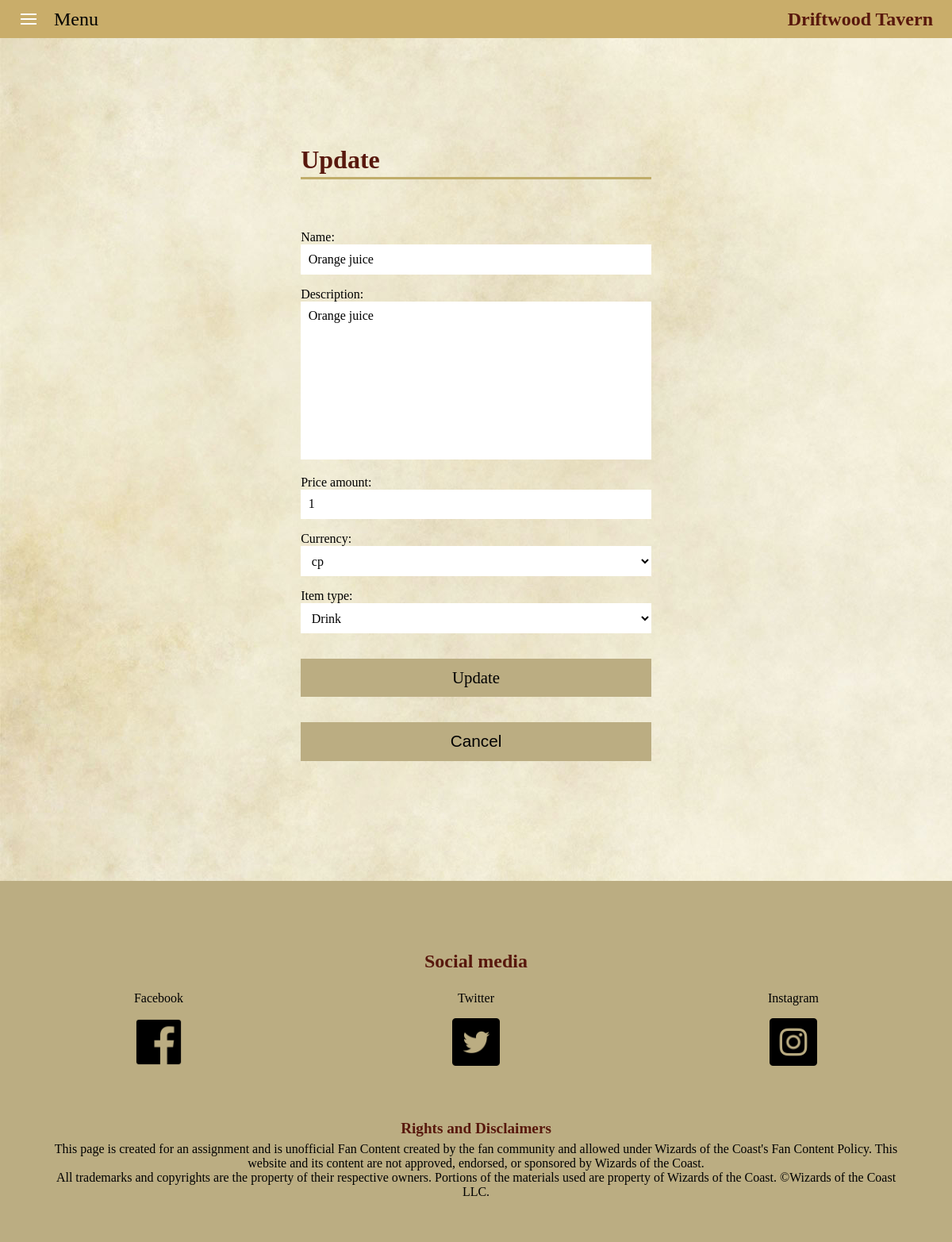
/menu/5/update/, run on the app's committed database.
### app_menu/models.py (models this page shows, shortened)
class Menu(Model):
    TYPE_CHOICES = [
        ('food', 'Food'),
        ('drink', 'Drink'),
    ]
    CURRENCY_CHOICES = [
        ("cp", "cp"),
        ("sp", "sp"),
        ("ep", "ep"),
        ("gp", "gp"),
        ("pp", "pp"),
    ]
    name = models.CharField(
        max_length=255,
        blank=False,
        null=False,
        validators=[MaxLengthValidator(255, message="Max 255 characters.")]
        )
    description = models.TextField(
        blank=False,
        null=False,
        validators=[MaxLengthValidator(255, message="Max 255 characters.")]
        )
    price_amount = models.PositiveIntegerField(
        null=False,
        blank=False,
        validators=[MinValueValidator(1, message="Must be greater than 0.")]
        )
    currency = models.CharField(max_length=10, choices=CURRENCY_CHOICES)
    item_type = models.CharField(max_length=10, choices=TYPE_CHOICES)
    class Meta:
        db_table = "dwt_menu_items"
        verbose_name_plural = "Menu Items"

### app_menu/views.py (the view)
# urls.py: path("<int:pk>/update/", MenuUpdateView.as_view(), name="update"),
class MenuUpdateView(MenuBaseView,UpdateView):
    template_name = "menu_create.html"
    extra_context = {
        "current_page": "Update"
    }

### app_menu/templates/menu_create.html (shortened to what this page needs)
{% extends 'base.html' %}
{% load static %}
{% block content %}
<main>
    <section class="app-menu app-menu-container">
        <div class="app-menu-create">
            <h1>{{current_page}}</h1>
            <form method="post" class="app-menu-form">
                {{ form.as_div }}
                <input type="submit" value="{{ current_page }}" />
            </form>
            <a href="{% url 'menu:all' %}"><button class="cancel-button">Cancel</button></a>
        </div>
    </section>
</main>
{% endblock %}

### static/css/main.style.css (style rules this page uses)
main { flex: 1; }
label { font-size: clamp(0.9em, 2vw, 1em); transform: translateY(10px); transition: transform 0.5s, color 0.3s; font-family: var(--fontForm); }

### app_menu/static/css/app.style.css (style rules this page uses)
.app-menu { margin: 2em 1em; animation: show 1.5s ease-in-out; }
.app-menu-container { display: flex; flex-direction: column; align-items: center; }
.app-menu h1 { border-bottom: 3px solid var(--colorHeaderUnderline); padding-bottom: 0.1em; margin-bottom: 0.25em; font-size: clamp(1.5em, 5vw, 2em); position: relative; margin-bottom: 1em; }
.app-menu a { text-decoration: none; color: black; }
.app-menu-create, .app-menu-delete, .app-menu-detail { margin-bottom: 1em; padding: 5%; width: 85svw; }
.app-menu-form { padding-top: 1em; }
.app-menu-form input { width: 100%; font-size: clamp(0.7em, 2vw, 1em); padding: 0.6em 0.6em; border: none; outline: none; background: none; background-color: #fff; resize: none; font-family: var(--fontForm); }
.app-menu-form div { margin-top: 1em; position: relative; }
.app-menu-form label { font-size: clamp(0.9em, 2vw, 1em); transform: translateY(10px); transition: transform 0.5s, color 0.3s; font-family: var(--fontForm); }
.app-menu-form input[type="text"], .app-menu-form textarea, .app-menu-form select { width: 100%; font-size: clamp(0.7em, 2vw, 1em); padding: 0.6em 0.6em; border: none; outline: none; background: none; background-color: #fff; resize: none; font-family: var(--fontForm); }
.app-menu-form input[type="submit"], .app-menu-delete input[type="submit"], .cancel-button, .back-button { cursor: pointer; width: 100%; background-color: var(--colorSendButton); font-size: 1.3em; padding: 0.6em; border: none; margin-top: 1.5em; }
@media screen and (min-width: 1080px) { .app-menu { height: max-content; display: flex; flex-direction: column; margin: 5em 3em; } }
@media screen and (min-width: 1080px) { .app-menu-create, .app-menu-delete, .app-menu-detail { width: 50%; } }
@media screen and (min-width: 1080px) { .app-menu-form { flex-direction: row; flex-wrap: wrap; justify-content: space-between; } }
@media screen and (min-width: 1080px) { .app-menu-form input { margin-bottom: 0; } }

### static/css/general.style.css (style rules this page uses)
:root { --colorBackground: #EEE5CE; --colorBackgroundFooter: #BBAD82; --colorBackgroundHeader: #C9AD6A; --colorBackgoundItemsTable: #d2e6c8; --colorBackgroundLogo: #766649; --colorErrorMessage : #9C2B1B; --colorHeaderUnderline: #C0AD6A; --colorHeaderText: #58180D; --colorSendButton: #BBAD82; --colorSendButtonHover: #d2e6c8; --fontErrorMessage: "Scaly Sans"; --fontForm: "Scaly Sans"; --fontFooter: "Scaly Sans"; --fontHeaderText: "Mr Eaves Small Caps"; --fontItemsTableHeader: "Scaly Sans Bold"; --fontItemsBody: "Scaly Sans"; --fontMenu: "Scaly Sans Caps"; --fontParagraph: "Booksanity"; --imageBackgroundText: url("../media/images/background.jpg"); }
*, html { margin: 0; padding: 0; scroll-behavior: smooth; box-sizing: border-box; }
body { background-color: var(--colorBackground); background-image: var(--imageBackgroundText); display: flex; flex-direction: column; }
h1, h2, h3, h4 { color: var(--colorHeaderText); font-family: var(--fontHeaderText); }

### app_menu/static/css/app.general.style.css (style rules this page uses)
:root { --colorBackground: #EEE5CE; --colorBackgroundFooter: #BBAD82; --colorBackgroundHeader: #C9AD6A; --colorBackgoundItemsTable: #d2e6c8; --colorBackgroundLogo: #766649; --colorCancelButton: #9C2B1B; --colorErrorMessage: #9C2B1B; --colorHeaderUnderline: #C0AD6A; --colorHeaderText: #58180D; --colorSendButton: #BBAD82; --colorSendButtonHover: #d2e6c8; --fontErrorMessage: "Scaly Sans"; --fontForm: "Scaly Sans"; --fontFooter: "Scaly Sans"; --fontHeaderText: "Mr Eaves Small Caps"; --fontItemsTableHeader: "Scaly Sans Bold"; --fontItemsBody: "Scaly Sans"; --fontMenu: "Scaly Sans Caps"; --fontParagraph: "Booksanity"; --imageBackgroundText: url("../media/images/background.jpg"); }
*, html { margin: 0; padding: 0; scroll-behavior: smooth; box-sizing: border-box; }
body { background-color: var(--colorBackground); background-image: var(--imageBackgroundText); display: flex; flex-direction: column; }
h1, h2, h3, h4 { color: var(--colorHeaderText); font-family: var(--fontHeaderText); }

### data on the page
Menu: name "Orange juice", description "Orange juice", price_amount "1", currency "cp", item_type "Drink"

### other printed values
{{ current_page }} "Update"
